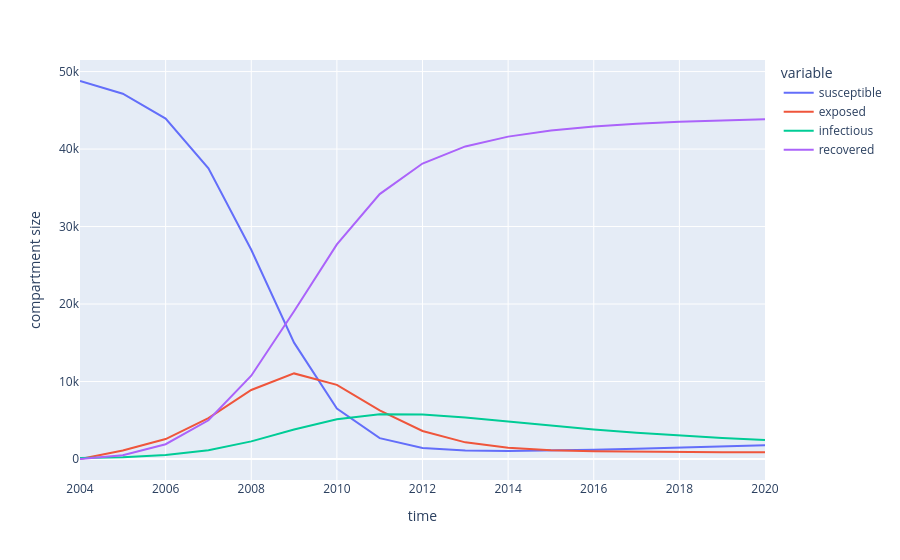

Notebook source saved alongside this figure:
### Code cell
# Run and plot:
seir_model.run(parameters=parameters)
compartment_values = seir_model.get_outputs_df()
compartment_values.plot(
    labels={"index": "time", "value": "compartment size"}
)

### Figure 1 — Plotly figure (JSON) as saved in the notebook; plotly's stock layout.template omitted (floating-point values rounded to 4 significant figures)
{"data": [{"hovertemplate": "variable=susceptible<br>time=%{x}<br>compartment size=%{y}<extra></extra>", "legendgroup": "susceptible", "line": {"color": "#636efa", "dash": "solid"}, "marker": {"symbol": "circle"}, "mode": "lines", "name": "susceptible", "orientation": "v", "showlegend": true, "type": "scatter", "x": [2004.0, 2005.0, 2006.0, 2007.0, 2008.0, 2009.0, 2010.0, 2011.0, 2012.0, 2013.0, 2014.0, 2015.0, 2016.0, 2017.0, 2018.0, 2019.0, 2020.0], "xaxis": "x", "y": [48780.0, 47140.0, 43930.0, 37510.0, 27000.0, 15020.0, 6519.0, 2694.0, 1429.0, 1090.0, 1045.0, 1103.0, 1203.0, 1325.0, 1461.0, 1607.0, 1762.0], "yaxis": "y"}, {"hovertemplate": "variable=exposed<br>time=%{x}<br>compartment size=%{y}<extra></extra>", "legendgroup": "exposed", "line": {"color": "#EF553B", "dash": "solid"}, "marker": {"symbol": "circle"}, "mode": "lines", "name": "exposed", "orientation": "v", "showlegend": true, "type": "scatter", "x": [2004.0, 2005.0, 2006.0, 2007.0, 2008.0, 2009.0, 2010.0, 2011.0, 2012.0, 2013.0, 2014.0, 2015.0, 2016.0, 2017.0, 2018.0, 2019.0, 2020.0], "xaxis": "x", "y": [0.0, 1085.0, 2574.0, 5276.0, 8906.0, 11050.0, 9569.0, 6264.0, 3617.0, 2147.0, 1452.0, 1143.0, 1006.0, 941.3, 907.6, 887.2, 872.9], "yaxis": "y"}, {"hovertemplate": "variable=infectious<br>time=%{x}<br>compartment size=%{y}<extra></extra>", "legendgroup": "infectious", "line": {"color": "#00cc96", "dash": "solid"}, "marker": {"symbol": "circle"}, "mode": "lines", "name": "infectious", "orientation": "v", "showlegend": true, "type": "scatter", "x": [2004.0, 2005.0, 2006.0, 2007.0, 2008.0, 2009.0, 2010.0, 2011.0, 2012.0, 2013.0, 2014.0, 2015.0, 2016.0, 2017.0, 2018.0, 2019.0, 2020.0], "xaxis": "x", "y": [144.0, 228.2, 517.8, 1143.0, 2273.0, 3801.0, 5142.0, 5779.0, 5748.0, 5350.0, 4825.0, 4296.0, 3813.0, 3388.0, 3022.0, 2709.0, 2443.0], "yaxis": "y"}, {"hovertemplate": "variable=recovered<br>time=%{x}<br>compartment size=%{y}<extra></extra>", "legendgroup": "recovered", "line": {"color": "#ab63fa", "dash": "solid"}, "marker": {"symbol": "circle"}, "mode": "lines", "name": "recovered", "orientation": "v", "showlegend": true, "type": "scatter", "x": [2004.0, 2005.0, 2006.0, 2007.0, 2008.0, 2009.0, 2010.0, 2011.0, 2012.0, 2013.0, 2014.0, 2015.0, 2016.0, 2017.0, 2018.0, 2019.0, 2020.0], "xaxis": "x", "y": [0.0, 475.2, 1905.0, 5001.0, 10750.0, 19060.0, 27700.0, 34190.0, 38130.0, 40340.0, 41610.0, 42390.0, 42910.0, 43270.0, 43540.0, 43720.0, 43850.0], "yaxis": "y"}], "layout": {"legend": {"title": {"text": "variable"}, "tracegroupgap": 0}, "margin": {"t": 60}, "xaxis": {"anchor": "y", "domain": [0, 1], "title": {"text": "time"}}, "yaxis": {"anchor": "x", "domain": [0, 1], "title": {"text": "compartment size"}}}}
